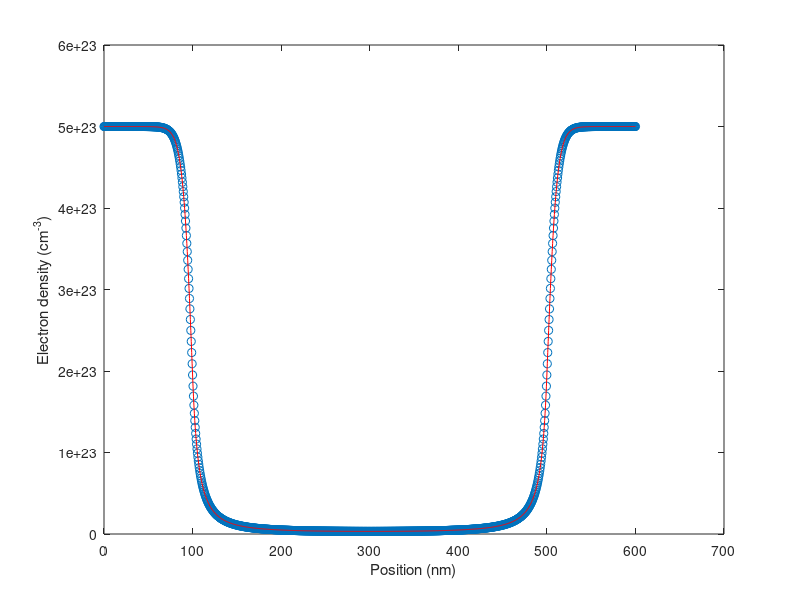
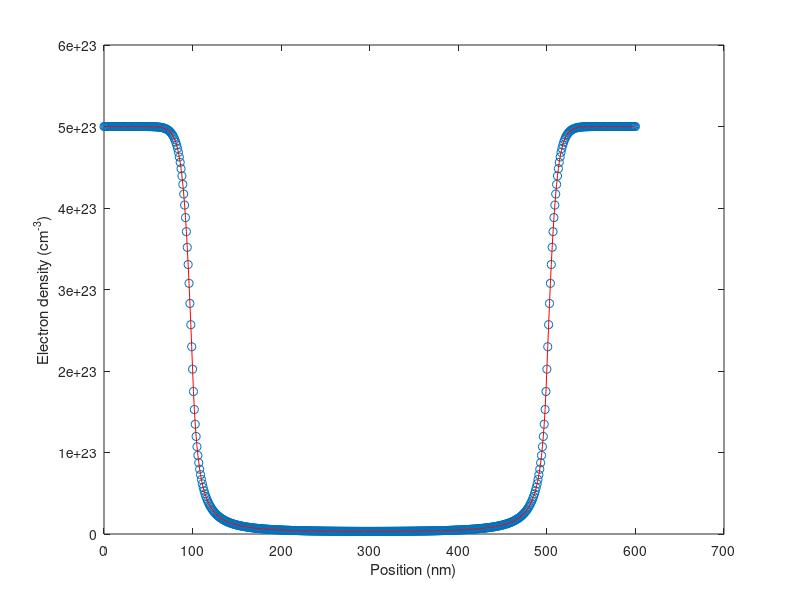
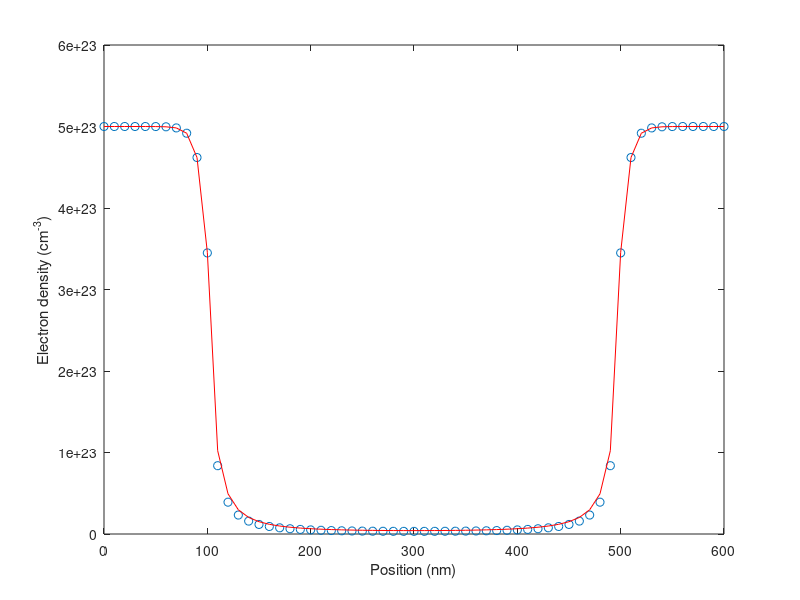
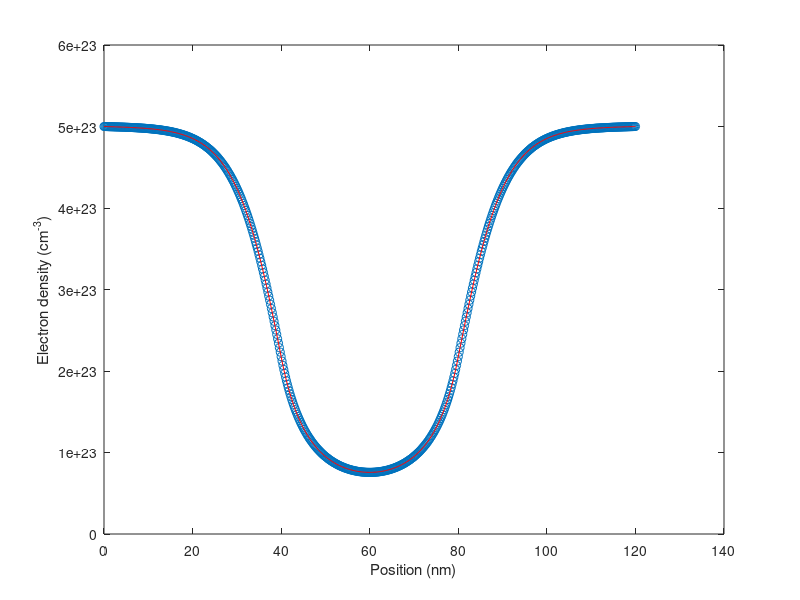

Here is the MATLAB script that generated these plots, in order:
clear all;
q = 1.602192e-19; % Elementary charge, C
eps0 = 8.854187817e-12; % Vacuum permittivity, F/m
k_B = 1.380662e-23; % Boltzmann constant, J/K
T = 300.0; % Temperature, K
thermal = k_B*T/q; % Thermal voltage, V
eps_si = 11.7; eps_ox = 3.9; % Relative permittivity
ni = 1.075e16; % 1.075e10 /cm^3
count = zeros(6,1);
for jj=1:6
    
    if jj==1 % 600-nm-long structure, Spacing 0.5 nm
        N = 1201; Deltax = 0.5e-9; x_12 = 201; x_23 = 1001;
    elseif jj==2 % 600-nm-long structure, Spacing 1 nm
        N = 601; Deltax = 1e-9; x_12 = 101; x_23 = 501;
    elseif jj==3 % 600-nm-long structure, Spacing 10 nm
        N = 61; Deltax = 1e-8; x_12 = 11; x_23 = 51;
    elseif jj==4 % 120-nm-long structure, Spacing 0.2 nm
        N = 601; Deltax = 0.2e-9; x_12 = 201; x_23 = 401;
    elseif jj==5 % 120-nm-long structure, Spacing 1 nm
        N = 121; Deltax = 1e-9; x_12 = 41; x_23 = 81;
    elseif jj==6 % 120-nm-long structure, Spacing 10 nm
        N = 61; Deltax = 2e-9; x_12 = 21; x_23 = 41;
    end
    x = Deltax*transpose([0:N-1]); % real space, m
    Ndon = 2e21*ones(N,1); % 2e15 /cm^3
    Ndon(1:x_12,1) = 5e23; % 5e17 /cm^3
    Ndon(x_23:N,1) = 5e23; % 5e17 /cm^3
    coef = Deltax*Deltax*q/eps0;
    phi=zeros(N,1);
    
    phi(:,1) = thermal*log(Ndon(:,1)/ni);
    elec = ni*exp(phi/thermal);
    res = zeros(2*N,1);
    Jaco = sparse(2*N,2*N);
    err = 1;
    
    
    while err > 5e-17
        count(jj,1) = count(jj,1)+1;
        res = zeros(2*N,1);
        Jaco = sparse(2*N,2*N);
        res(1,1) = phi(1,1) - thermal*log(Ndon(1,1)/ni);
        Jaco(1,1) = 1.0;
        for ii=2:N-1
            res(2*ii-1,1) = eps_si*(phi(ii+1,1)-2*phi(ii,1)+phi(ii-1,1)) + coef*(Ndon(ii,1)-elec(ii,1));
            Jaco(2*ii-1,2*ii+1) = eps_si;
            Jaco(2*ii-1,2*ii-1) = -2*eps_si;
            Jaco(2*ii-1,2*ii-3) = eps_si;
            Jaco(2*ii-1,2*ii ) = -coef;
        end
        res(2*N-1,1) = phi(N,1) - thermal*log(Ndon(N,1)/ni);
        Jaco(2*N-1,2*N-1) = 1.0;
        
        res(2,1) = elec(1,1) - Ndon(1,1);
        Jaco(2,:) = 0.0;
        Jaco(2,2) = 1.0;
        res(2*N,1) = elec(N,1) - Ndon(N,1);
        Jaco(2*N,:) = 0.0;
        Jaco(2*N,2*N) = 1.0;
        
        for ii=1:N-1 % edge-wise construction
            n_av = 0.5*(elec(ii+1,1)+elec(ii,1));
            dphidx = (phi(ii+1,1)-phi(ii,1))/Deltax;
            delecdx = (elec(ii+1,1)-elec(ii,1))/Deltax;
            Jn = n_av * dphidx - thermal * delecdx;
            res(2*ii,1) = res(2*ii,1) + Jn;
            Jaco(2*ii,2*ii+2) = Jaco(2*ii,2*ii+2) + 0.5*dphidx - thermal / Deltax;
            Jaco(2*ii,2*ii ) = Jaco(2*ii,2*ii ) + 0.5*dphidx + thermal / Deltax;
            Jaco(2*ii,2*ii+1) = Jaco(2*ii,2*ii+1) + n_av / Deltax;
            Jaco(2*ii,2*ii-1) = Jaco(2*ii,2*ii-1) - n_av / Deltax;
            res(2*ii+2,1) = res(2*ii+2,1) - Jn;
            Jaco(2*ii+2,2*ii+2) = Jaco(2*ii+2,2*ii+2) - 0.5*dphidx + thermal / Deltax;
            Jaco(2*ii+2,2*ii ) = Jaco(2*ii+2,2*ii ) - 0.5*dphidx - thermal / Deltax;
            Jaco(2*ii+2,2*ii+1) = Jaco(2*ii+2,2*ii+1) - n_av / Deltax;
            Jaco(2*ii+2,2*ii-1) = Jaco(2*ii+2,2*ii-1) + n_av / Deltax;
        end
        
        Cvector = zeros(2*N,1);
        Cvector(1:2:2*N-1,1) = thermal;
        Cvector(2:2:2*N  ,1) = max(abs(Ndon));
        Cmatrix = spdiags(Cvector, 0, 2*N,2*N);
        Jaco_scaled = Jaco * Cmatrix;
        Rvector = 1./sum(abs(Jaco_scaled),2);
        Rmatrix = spdiags(Rvector,0,2*N,2*N);
        Jaco_scaled = Rmatrix * Jaco_scaled;
        res_scaled = Rmatrix * res;
        update_scaled = Jaco_scaled \ (-res_scaled);
        update = Cmatrix * update_scaled;
        
        phi = phi + update(1:2:2*N-1,1);
        elec = elec + update(2:2:2*N,1);
        err = norm(update(1:2:2*N-1,1),inf);
        
        
    end
    elec_poisson = ni*exp(phi/thermal);
    for kk=1:N
        differ(kk,1) = (elec(kk,1)-elec_poisson(kk,1));
    end
    
    figure(jj)
    plot(x*1e+9,elec,'o'); hold on;
    plot(x*1e+9,elec_poisson,'r');
    xlabel('Position (nm)');
    ylabel('Electron density (cm^{-3})');
    hold off;
    figure(7)
    if jj<4
        for i=1:3
            plot(x*1e+9,differ(1:N,1)); hold on;
        end
    end
    xlabel('Position (nm)');
    ylabel('n_{Self-consistent} - n_{Nonlinear Poisson} (cm^{-3})');
    legend('0.5 nm spacing','1 nm spacing', '10 nm spacing');
    if jj>3
        figure(8)
        for i=4:6
            plot(x*1e+9,differ(1:N,1)); hold on;
        end
        xlabel('Position (nm)');
        ylabel('n_{Self-consistent} - n_{Nonlinear Poisson} (cm^{-3})');
           legend('0.2 nm spacing','1 nm spacing', '5 nm spacing');
    end
    
end
